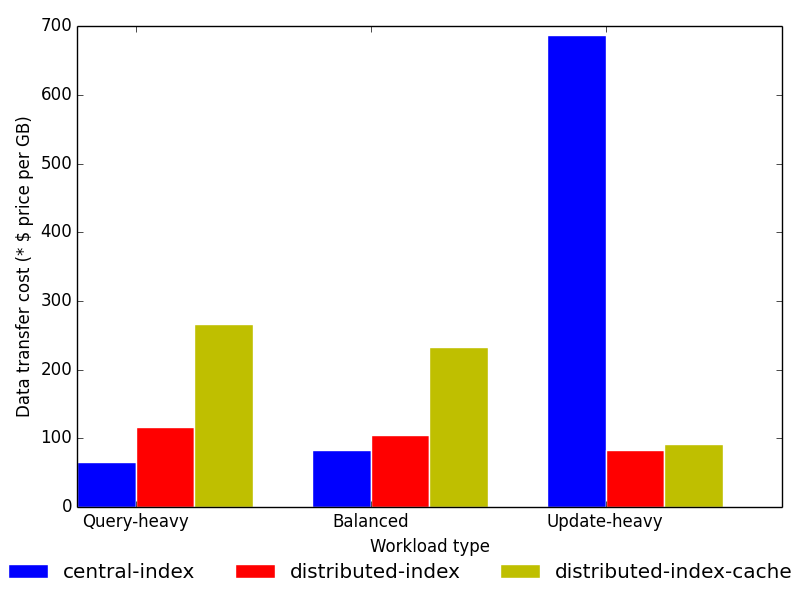

This chart was generated by the following Python code:
# libraries
import numpy as np
import matplotlib.pyplot as plt

barWidth = 0.25

bars1 = [66.01902159, 82.85339157, 687.6625911]
bars2 = [116.7868639, 104.1446208, 82.87298137]
bars3 = [266.2098273, 232.3087784, 91.59712892]

r1 = np.arange(len(bars1))
r2 = [x + barWidth for x in r1]
r3 = [x + barWidth for x in r2]

fig, ax = plt.subplots()

ax.bar(r1, bars1, color='b', width=barWidth, edgecolor='white', label='central-index')
ax.bar(r2, bars2, color='r', width=barWidth, edgecolor='white', label='distributed-index')
ax.bar(r3, bars3, color='y', width=barWidth, edgecolor='white', label='distributed-index-cache')

plt.xlabel('Workload type')
plt.ylabel('Data transfer cost (* $ price per GB)')
plt.xticks([r + barWidth for r in range(len(bars1))], ['Query-heavy', 'Balanced', 'Update-heavy'])

handles, labels = ax.get_legend_handles_labels()
fig.legend(handles,labels=labels, loc='lower center', ncol=3, frameon=False)

fig.tight_layout(rect=[0,0.05,1,1])
plt.savefig('cost_multicloud.png')
plt.close()
